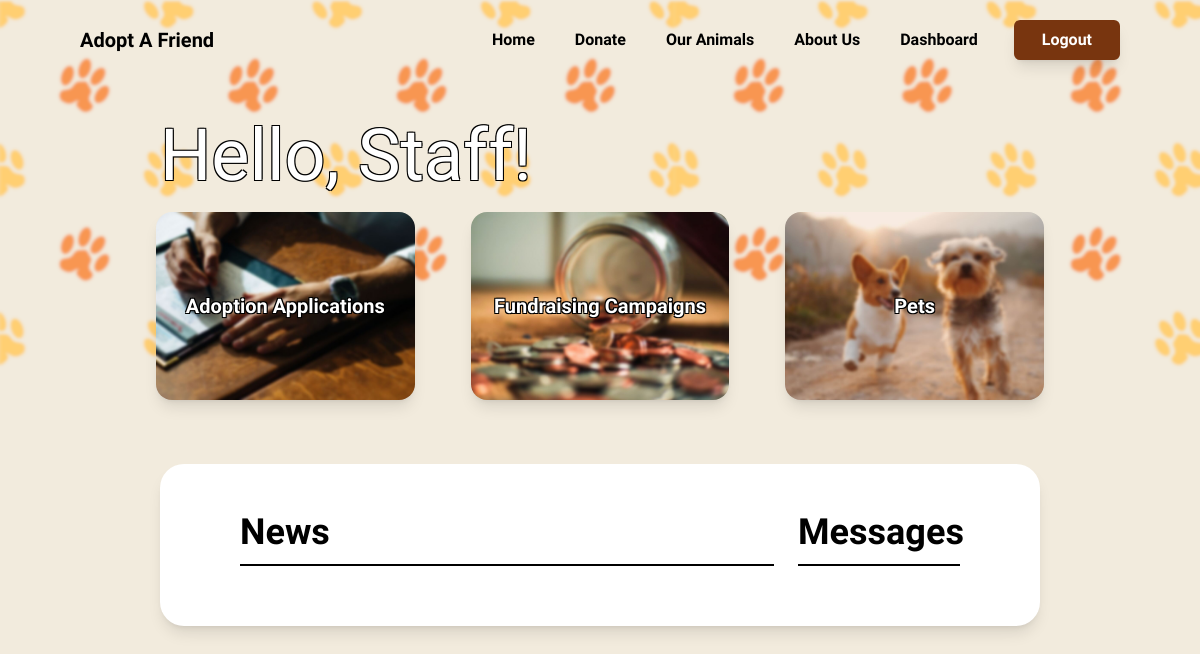
Page /staff/dashboard/ (signed in) on the earlier database version.
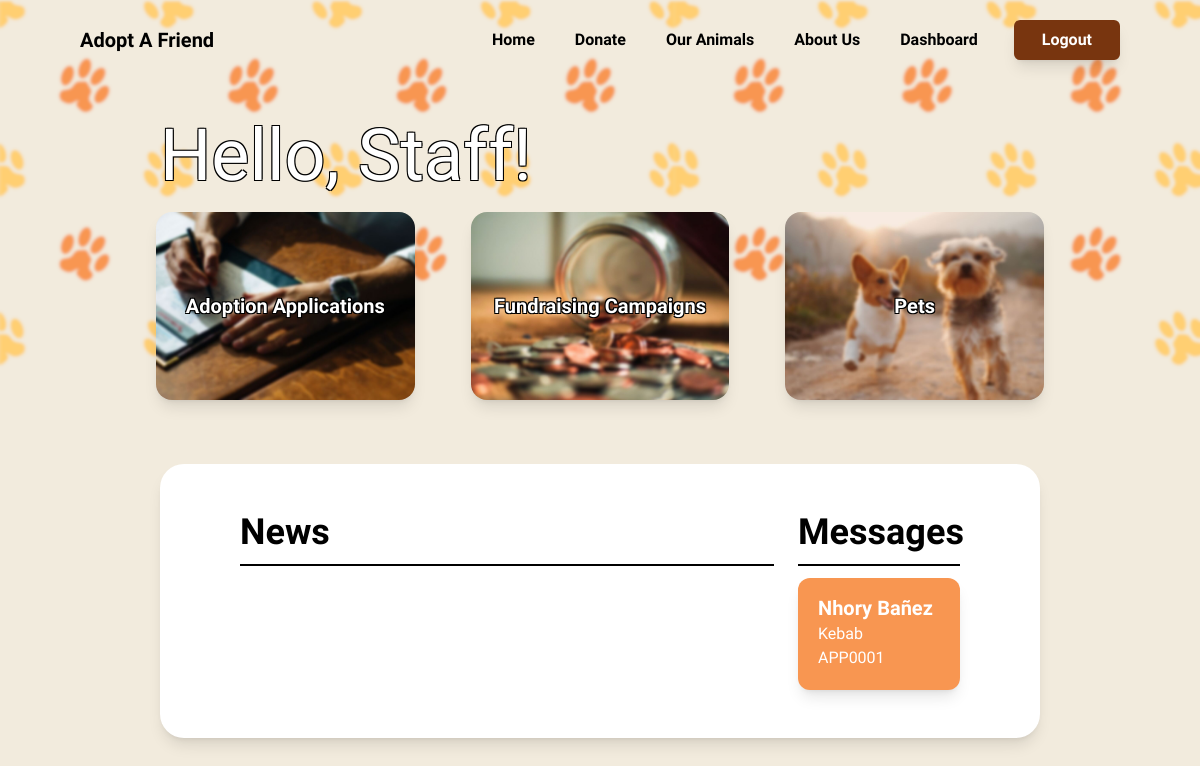
Same page on the later database version.
### pets/models.py (models this page shows, shortened)
class Application(models.Model):
    applicationId = models.CharField(max_length=10, default=generate_application_key, primary_key=True, unique=True)
    pet = models.ForeignKey(Pet, null=False, on_delete=models.CASCADE)
    user = models.ForeignKey(Users, null=False, on_delete=models.CASCADE)
    adopteeFirstName = models.CharField(max_length=50, null=False, blank=False)
    adopteeLastName = models.CharField(max_length=50, null=False, blank=False)
    adopteeHomeAddress = models.CharField(max_length=300, null=False, blank=False)
    adopteeContactNum = models.CharField(max_length=15, null=False, blank=False)
    picture = models.ImageField(blank=False, null=False, upload_to='static/application_pics', default="static/default.png")
    status = models.CharField(max_length=50, choices=APPLICATION_STATUS ,null=False, blank=False, default="Pending")
    preferredModeOfInterview =  models.CharField(max_length=50, choices=INTERVIEW_MODE ,null=False, blank=False, default="")
    modeOfInterview =  models.CharField(max_length=50, choices=INTERVIEW_MODE ,null=False, blank=False, default="")
    staffComment = models.TextField(max_length=300, null=False, blank=True, default='')
    interviewDate = models.DateField(null=True, blank=True)
    interviewTime = models.TimeField(null=True, default=None, blank=True)
    inPersonVisitDate = models.DateField(null=True, blank=True)
    inPersonVisitTime = models.TimeField(null=True, default=None, blank=True)
    created_at = models.DateTimeField(default=timezone.now)

class Pet(models.Model):
    petId = models.CharField(max_length=10, default=generate_pet_key, primary_key=True, unique=True)
    petName = models.CharField(max_length=50, null=False, blank=False, unique=True)
    animalType = models.CharField(max_length=20, choices=ANIMAL_TYPES_CHOICES, null=False, blank=False)
    breed = models.CharField(max_length=50, null=False, blank=False)
    petAge = models.CharField(max_length=50, null=False, blank=False, choices=PET_AGE_CHOICES)
    petGender = models.CharField(max_length=20, choices=GENDER_CHOICES, null=False, blank=False, default="")
    petSize = models.CharField(max_length=20, choices=PET_SIZE_CHOICES, null=False, blank=False)
    petColor = models.CharField(max_length=20, choices=COLOR_CHOICES, null=False, blank=False, default="")
    petDescription = models.TextField(max_length=500, blank=True, null=True)
    petPersonality = models.CharField(max_length=50, choices=PERSONALITY_CHOICES, blank=False, null=False, default="")
    dateAcquired = models.DateField(blank=False, null=False, default=timezone.now)
    isTrained = models.BooleanField(default=False)
    slug = models.SlugField(unique=True, blank=True)

### staff/decorators.py (the view)
    def _wrapped_view(request, *args, **kwargs):
        if not request.user.is_staff:
            return HttpResponseForbidden("You don't have permission to access this page.")
        return view_func(request, *args, **kwargs)

### staff/views.py (called while the page is built)
@staff_required
def staff_dashboard(request):
    completed_applications = Application.objects.filter(status='Completed')
    return render(request, 'staff/staff_dashboard.html', {'completed_applications': completed_applications})

### staff/templates/staff/staff_dashboard.html (shortened to what this page needs)
{% extends 'staff/base.html' %}
{% load static %}
{% block image %} <img src="{% static '\image\dashboard.png' %}" alt="" class="absolute"> {% endblock %}
{% block content %}
<div>
    <h1 class="relative ml-40 mt-10 text-7xl text-shadows text-white" style="font-family: 'Nerko One', cursive; color: white;"> Hello, Staff! </h1>
</div>
<div class="mx-32 mt-5 grid grid-cols-3 relative">
    <a href="{% url 'staff_application_dashboard' %}">
        <div class="col-span-1 py-20 mx-7 rounded-2xl transition ease-in-out delay-150 hover:-translate-y-1 hover:scale-105 duration-300 bg-white shadow-lg"
        style="background-image: url('/static/image/applications.jpg'); background-size: cover;">
        <h1 class="text-center text-xl font-bold text-shadows" style="font-family: 'Imprima'; color: white;"> Adoption Applications </h1>
        </div>
    </a>
    <a href="{% url 'staff_campaign_dashboard' %}">
        <div class="col-span-1 py-20 mx-7 rounded-2xl transition ease-in-out delay-150 hover:-translate-y-1 hover:scale-105 duration-300 bg-white shadow-lg"
        style="background-image: url('/static/image/donations.jpg'); background-size: cover;">
            <h1 class="text-center text-xl font-bold text-shadows" style="font-family: 'Imprima'; color: white;"> Fundraising Campaigns </h1>
        </div>
    </a>
    <a href="{% url 'staff_pet_dashboard' %}">
        <div class="col-span-1 py-20 mx-7 rounded-2xl transition ease-in-out delay-150 hover:-translate-y-1 hover:scale-105 duration-300 bg-white shadow-lg"
        style="background-image: url('/static/image/adoptable-pet.jpg'); background-size: cover;">
            <h1 class="text-center text-xl font-bold text-shadows" style="font-family: 'Imprima'; color: white;"> Pets </h1>
        </div>
    </a>
</div>
<div class="mt-16 mb-16 h-72 mx-40 py-12 px-20 bg-white rounded-3xl relative shadow-lg grid grid-cols-4 gap-x-6 h-auto" style="font-family: 'Imprima';">
    <div class="col-span-3">
        <h1 class="text-4xl font-bold">News</h1>
        <p class="border-b-2 my-3 border-black"></p>
    </div>
    <div class="">
        <h1 class="text-4xl font-bold">Messages</h1>
        <p class="border-b-2 my-3 border-black"></p>
        {% for application in completed_applications %}
            <a href="{% url 'chat' applicationId=application.applicationId %}">
                <div class="w-full h-28 rounded-xl shadow-lg" style="background-color: #f89651;">
                    <div class="text-white">
                        <p class="pl-5 pt-4 text-xl font-bold">{{ application.adopteeFirstName }} {{ application.adopteeLastName }}</p>
                        <p class="pl-5">{{ application.pet.petName }}</p>
                        <p class="pl-5">{{ application.applicationId }}</p>
                    </div>
                </div>
            </a>
        {% endfor %}
    </div>
</div>
{% endblock %}

Differences in the rows shown:
now on this page (row edited): Application: adopteeFirstName "Nhory", adopteeLastName "Bañez", pet.petName "Kebab", applicationId "APP0001"
